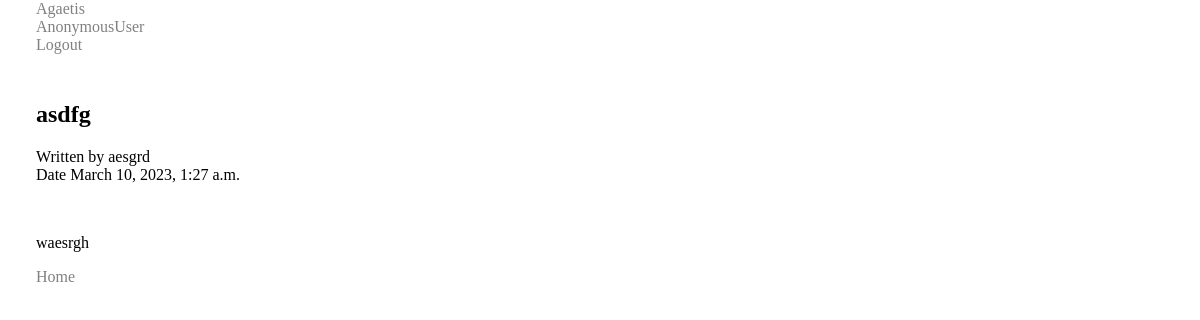
Page /blog/1/ on the committed database.
### blog/models.py (models this page shows, shortened)
class Post(models.Model):
    title = models.CharField(max_length=100)
    content = models.TextField()
    short_content = models.TextField()
    image = CloudinaryField(blank=False)
    created_at = models.DateTimeField(auto_now_add=True)
    author = models.CharField('Name',max_length=25)

### blog/views.py (the view, shortened to what this page needs)
# urls.py: 2. Add a URL to urlpatterns:  path('blog/', include('blog.urls'))
def blog(request, post_id):
    post = Post.objects.get(id=post_id)
    return render(request, "blog-view.html", {'post': post})

### templates/blog-view.html (shortened to what this page needs)
<!DOCTYPE html>
<html lang="en">
<head>
    {% load static %}
    <link rel="stylesheet" href="{% static 'css/style.css' %}">
</head>
<body>
    <nav class="navbar navbar-expand-lg navbar-light shadow-sm">
        <div class="container">
            <a class="navbar-brand title-icon" href="#"><span class="font-primary">Agaetis</span></a>
                <div class="navbar-nav ms-auto mb-2">
                    <div class="nav-item">
                        <a class="nav-link font-black" href="#about">{{ user }} &nbsp;&nbsp; </a>
                    <div class="nav-item">
                        <div class="logout"><a href="{% url 'logout' %}">Logout</a></div>
            </div>
    </nav>
    <section class="content">
        <div class="title"> <h1>  <br>{{ post.title }}</h1> </div>
        <p>Written by {{ post.author }} <br> Date {{ post.created_at }}</p>
        <div class="blog-id-img">
        </div>
        <div class="blog">
            <p>{{ post.content }}</p>
        </div>
        <div id="back">
            <a href="{% url 'post_list' %}"> Home </a> <br>
        </div>
    </section>
</body>
</html>

### static/css/style.css (style rules this page uses)
body { margin: 0 3%; padding: 0; }
a { text-decoration: none; color: gray; }
.blog { display: flex; }

### rows in the picture
Post: title "asdfg", author "aesgrd", created_at "March 10, 2023, 1:27 a.m.", content "waesrgh"

### other values in the picture
{{ user }} "AnonymousUser"
